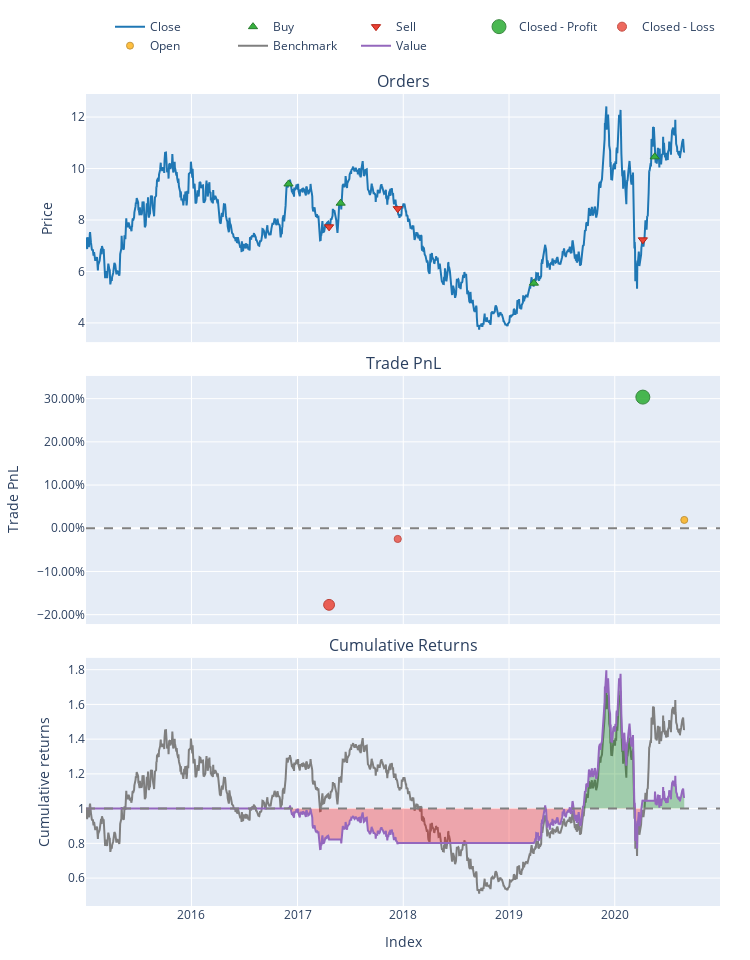

Write notebook code for a chart like this one.
### Code cell
import vectorbt as vbt

mean42 = vbt.MA.run(minerva, 42)
mean252 = vbt.MA.run(minerva, 252)
                     
entradas = mean42.ma_crossed_above(mean252)
saidas = mean42.ma_crossed_below(mean252)

backtest = vbt.Portfolio.from_signals(minerva, entradas, saidas)

backtest.plot().show()

### Figure 1 — Plotly figure (JSON) as saved in the notebook; plotly's stock layout.template omitted (floating-point values rounded to 4 significant figures; data arrays with more than 128 entries replaced by an {"elided": "..."} marker saying what was removed)
{"data": [{"legendgroup": "0", "line": {"color": "#1f77b4"}, "name": "Close", "showlegend": true, "type": "scatter", "uid": "f456f30e-cdfc-4c0f-83e2-d9bcc4c8948c", "x": {"elided": "1409 str values"}, "xaxis": "x", "y": {"elided": "1409 float values"}, "yaxis": "y"}, {"customdata": [[0, 10.64, 0], [2, 9.506, 0], [4, 14.47, 0], [6, 10.0, 0]], "hovertemplate": "Order Id: %{customdata[0]}<br>Timestamp: %{x}<br>Price: %{y}<br>Size: %{customdata[1]:.6f}<br>Fees: %{customdata[2]:.6f}", "legendgroup": "1", "marker": {"color": "#37B13F", "line": {"color": "rgb(38,123,44)", "width": 1}, "size": 8, "symbol": "triangle-up"}, "mode": "markers", "name": "Buy", "type": "scatter", "uid": "48b5a73e-58b1-4af5-bda6-2d1bae5ebe13", "x": ["2016-12-01T00:00:00", "2017-05-30T00:00:00", "2019-03-28T00:00:00", "2020-05-18T00:00:00"], "xaxis": "x", "y": [9.401, 8.654, 5.545, 10.46], "yaxis": "y"}, {"customdata": [[1, 10.64, 0], [3, 9.506, 0], [5, 14.47, 0]], "hovertemplate": "Order Id: %{customdata[0]}<br>Timestamp: %{x}<br>Price: %{y}<br>Size: %{customdata[1]:.6f}<br>Fees: %{customdata[2]:.6f}", "legendgroup": "2", "marker": {"color": "#EA4335", "line": {"color": "rgb(181,31,18)", "width": 1}, "size": 8, "symbol": "triangle-down"}, "mode": "markers", "name": "Sell", "type": "scatter", "uid": "6efccb9c-ca35-4c87-9b08-4a9a8b38e618", "x": ["2017-04-20T00:00:00", "2017-12-13T00:00:00", "2020-04-07T00:00:00"], "xaxis": "x", "y": [7.734, 8.44, 7.228], "yaxis": "y"}, {"customdata": [[2, 2, 24.36, 0.3036]], "hovertemplate": "Exit Trade Id: %{customdata[0]}<br>Position Id: %{customdata[1]}<br>Exit Timestamp: %{x}<br>PnL: %{customdata[2]:.6f}<br>Return: %{customdata[3]:.2%}", "legendgroup": "3", "marker": {"color": "#37B13F", "line": {"color": "rgb(38,123,44)", "width": 1}, "opacity": [0.9], "size": [14], "symbol": "circle"}, "mode": "markers", "name": "Closed - Profit", "type": "scatter", "uid": "7e361c4d-4634-46bb-91cd-bdcdcccd5c6e", "x": ["2020-04-07T00:00:00"], "xaxis": "x2", "y": [0.3036], "yaxis": "y2"}, {"customdata": [[0, 0, -17.73, -0.1773], [1, 1, -2.036, -0.02475]], "hovertemplate": "Exit Trade Id: %{customdata[0]}<br>Position Id: %{customdata[1]}<br>Exit Timestamp: %{x}<br>PnL: %{customdata[2]:.6f}<br>Return: %{customdata[3]:.2%}", "legendgroup": "4", "marker": {"color": "#EA4335", "line": {"color": "rgb(181,31,18)", "width": 1}, "opacity": [0.8333, 0.7529], "size": [10.89, 7.134], "symbol": "circle"}, "mode": "markers", "name": "Closed - Loss", "type": "scatter", "uid": "126af5ee-43cc-4a33-a6ad-667995f7afbf", "x": ["2017-04-20T00:00:00", "2017-12-13T00:00:00"], "xaxis": "x2", "y": [-0.1773, -0.02475], "yaxis": "y2"}, {"customdata": [[3, 3, 2.018, 0.01929]], "hovertemplate": "Exit Trade Id: %{customdata[0]}<br>Position Id: %{customdata[1]}<br>Exit Timestamp: %{x}<br>PnL: %{customdata[2]:.6f}<br>Return: %{customdata[3]:.2%}", "legendgroup": "5", "marker": {"color": "#FFAA00", "line": {"color": "rgb(178,118,0)", "width": 1}, "opacity": [0.75], "size": [7], "symbol": "circle"}, "mode": "markers", "name": "Open", "type": "scatter", "uid": "b6bf53dd-ee8e-4574-a76a-79d7ce501dbf", "x": ["2020-08-28T00:00:00"], "xaxis": "x2", "y": [0.01929], "yaxis": "y2"}, {"legendgroup": "6", "line": {"color": "#7f7f7f"}, "name": "Benchmark", "showlegend": true, "type": "scatter", "uid": "d9fd5d1e-473b-4877-aab8-d4a63c0ebcee", "x": {"elided": "1409 str values"}, "xaxis": "x3", "y": {"elided": "1409 float values"}, "yaxis": "y3"}, {"hoverinfo": "skip", "legendgroup": "7", "line": {"color": "rgba(0, 0, 0, 0)", "width": 0}, "opacity": 0, "showlegend": false, "type": "scatter", "uid": "bbed04a4-a66a-4b8b-9329-37f9884832c3", "x": {"elided": "1409 str values"}, "xaxis": "x3", "y": {"elided": "1409 int values"}, "yaxis": "y3"}, {"connectgaps": false, "fill": "tonexty", "fillcolor": "rgba(0, 128, 0, 0.3)", "hoverinfo": "skip", "legendgroup": "7", "line": {"color": "rgba(0, 0, 0, 0)", "width": 0}, "opacity": 0, "showlegend": false, "type": "scatter", "uid": "5c4abb3e-a8c0-4aaa-9f82-36b9a05bbdb4", "x": {"elided": "1409 str values"}, "xaxis": "x3", "y": {"elided": "1409 float values"}, "yaxis": "y3"}, {"hoverinfo": "skip", "legendgroup": "7", "line": {"color": "rgba(0, 0, 0, 0)", "width": 0}, "opacity": 0, "showlegend": false, "type": "scatter", "uid": "765168fb-2734-47fa-87ee-4f159bc7b87f", "x": {"elided": "1409 str values"}, "xaxis": "x3", "y": {"elided": "1409 int values"}, "yaxis": "y3"}, {"connectgaps": false, "fill": "tonexty", "fillcolor": "rgba(255, 0, 0, 0.3)", "hoverinfo": "skip", "legendgroup": "7", "line": {"color": "rgba(0, 0, 0, 0)", "width": 0}, "opacity": 0, "showlegend": false, "type": "scatter", "uid": "ffa0012c-d3e2-44cf-a96f-143fe560e668", "x": {"elided": "1409 str values"}, "xaxis": "x3", "y": {"elided": "1409 float values"}, "yaxis": "y3"}, {"legendgroup": "8", "line": {"color": "#9467bd"}, "name": "Value", "showlegend": true, "type": "scatter", "uid": "f95c2552-6804-4d64-9a2f-0b8839818d01", "x": {"elided": "1409 str values"}, "xaxis": "x3", "y": {"elided": "1409 float values"}, "yaxis": "y3"}, {"hoverinfo": "skip", "legendgroup": "7", "line": {"color": "rgba(0, 0, 0, 0)", "width": 0}, "opacity": 0, "showlegend": false, "type": "scatter", "uid": "a92c3376-a10f-4737-9688-28fbfec17aa7", "x": {"elided": "1409 str values"}, "xaxis": "x3", "y": {"elided": "1409 int values"}, "yaxis": "y3"}], "layout": {"annotations": [{"font": {"size": 16}, "showarrow": false, "text": "Orders", "x": 0.5, "xanchor": "center", "xref": "paper", "y": 1, "yanchor": "bottom", "yref": "paper"}, {"font": {"size": 16}, "showarrow": false, "text": "Trade PnL", "x": 0.5, "xanchor": "center", "xref": "paper", "y": 0.6528, "yanchor": "bottom", "yref": "paper"}, {"font": {"size": 16}, "showarrow": false, "text": "Cumulative Returns", "x": 0.5, "xanchor": "center", "xref": "paper", "y": 0.3056, "yanchor": "bottom", "yref": "paper"}], "height": 960, "legend": {"orientation": "h", "traceorder": "normal", "x": 1, "xanchor": "right", "y": 1.042, "yanchor": "bottom"}, "margin": {"b": 30, "l": 30, "r": 30, "t": 30}, "shapes": [{"line": {"color": "gray", "dash": "dash"}, "type": "line", "x0": 0, "x1": 1, "xref": "paper", "y0": 0, "y1": 0, "yref": "y2"}, {"line": {"color": "gray", "dash": "dash"}, "type": "line", "x0": 0, "x1": 1, "xref": "paper", "y0": 1, "y1": 1, "yref": "y3"}], "showlegend": true, "width": 750, "xaxis": {"anchor": "y", "domain": [0, 1], "matches": "x3", "showticklabels": false}, "xaxis2": {"anchor": "y2", "domain": [0, 1], "matches": "x3", "showticklabels": false}, "xaxis3": {"anchor": "y3", "domain": [0, 1], "title": {"text": "Index"}}, "yaxis": {"anchor": "x", "domain": [0.6944, 1], "title": {"text": "Price"}}, "yaxis2": {"anchor": "x2", "domain": [0.3472, 0.6528], "tickformat": ".2%", "title": {"text": "Trade PnL"}}, "yaxis3": {"anchor": "x3", "domain": [0, 0.3056], "title": {"text": "Cumulative returns"}}}}
